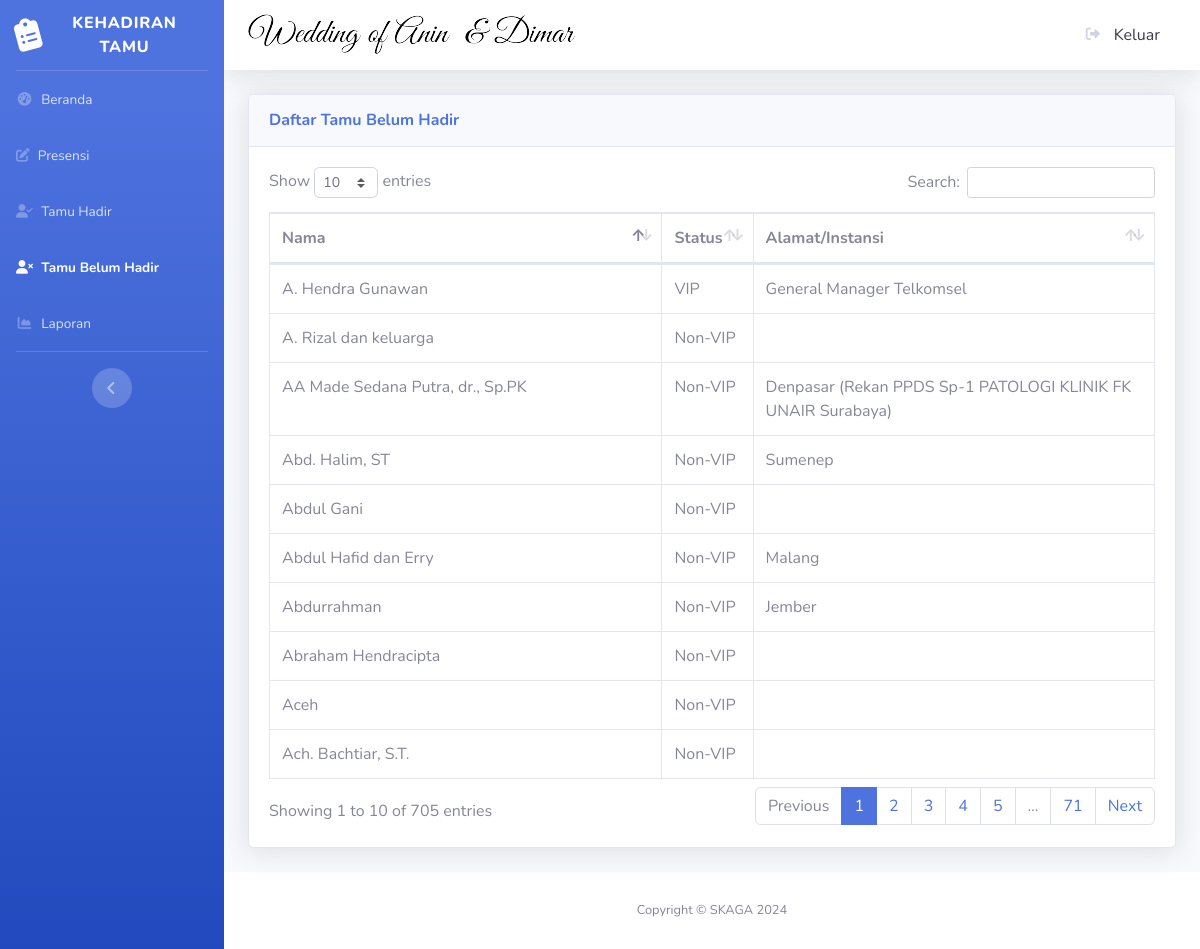
Screenshot of /tidakhadir.php (signed in) with the database file from the repository.
### tables this page shows
CREATE TABLE `tamu` (
  `id_tamu` int(11) NOT NULL,
  `nama_tamu` varchar(225) NOT NULL,
  `alamat` varchar(225) NOT NULL,
  `status` enum('Non-VIP','VIP') NOT NULL,
  `kehadiran` enum('Hadir','Tidak Hadir') NOT NULL,
  `waktu` time NOT NULL
);

### tidakhadir.php (the view, shortened to what this page needs)
<?php
include("ceklogin.php");
$hitungtamu2 = mysqli_query($koneksi, "SELECT * FROM tamu WHERE kehadiran='Tidak Hadir'");
?>
<!DOCTYPE html>
<html lang="en">
<head>
    <link href="vendor/fontawesome-free/css/all.min.css" rel="stylesheet" type="text/css">
    <link rel="stylesheet" href="https://cdnjs.cloudflare.com/ajax/libs/font-awesome/6.5.2/css/all.min.css" />
    <link href="css/sb-admin-2.min.css" rel="stylesheet">
    <link href="vendor/datatables/dataTables.bootstrap4.min.css" rel="stylesheet">
</head>
<body id="page-top">
    <div id="wrapper">
        <ul class="navbar-nav bg-gradient-primary sidebar sidebar-dark accordion" id="accordionSidebar">
            <a class="sidebar-brand d-flex align-items-center justify-content-center" href="index.php">
                <div class="sidebar-brand-icon rotate-n-15">
                    <i class="fa-solid fa-clipboard-list"></i>
                </div>
                <div class="sidebar-brand-text mx-3">KEHADIRAN TAMU</div>
            </a>
            <hr class="sidebar-divider my-0">
            <li class="nav-item">
                <a class="nav-link" href="index.php">
                    <i class="fas fa-fw fa-tachometer-alt"></i>
                    <span>Beranda</span></a>
            </li>
            <li class="nav-item">
                <a class="nav-link" href="presensi.php">
                    <i class="fas fa-pen-to-square"></i>
                    <span>Presensi</span></a>
            </li>
            <li class="nav-item ">
                <a class="nav-link" href="absensi.php">
                <i class="fa-solid fa-user-check "></i>
                    <span>Tamu Hadir</span></a>
            </li>
            <li class="nav-item active">
                <a class="nav-link" href="tidakhadir.php">
                <i class="fa-solid fa-user-xmark     "></i>
                    <span>Tamu Belum Hadir</span></a>
            </li>
            <li class="nav-item">
                <a class="nav-link" href="laporan.php">
                    <i class="fas fa-fw fa-chart-area"></i>
                    <span>Laporan</span></a>
            </li>
            <hr class="sidebar-divider d-none d-md-block">
            <div class="text-center d-none d-md-inline">
                <button class="rounded-circle border-0" id="sidebarToggle"></button>
            </div>
        </ul>
        <div id="content-wrapper" class="d-flex flex-column">
            <div id="content">
                <nav class="navbar navbar-expand navbar-light bg-white topbar mb-4 static-top shadow">
                    <img src="img/header.png" alt="nikah">
                    <ul class="navbar-nav ml-auto">
                        <a class="dropdown-item" href="#" data-toggle="modal" data-target="#logoutModal">
                            <i class="fas fa-sign-out-alt fa-sm fa-fw mr-2 text-gray-400"></i>
                            Keluar
                        </a>
                    </ul>
                </nav>
                <div class="container-fluid">
                    <div class="card shadow mb-4">
                        <div class="card-header py-3">
                            <h6 class="m-0 font-weight-bold text-primary">Daftar Tamu Belum Hadir</h6>
                        </div>
                        <div class="card-body">
                            <div class="table-responsive">
                                <table class="table table-bordered" id="dataTable" width="100%" cellspacing="0">
                                    <thead>
                                        <tr>
                                            <th>Nama</th>
                                            <th>Status</th>
                                            <th>Alamat/Instansi</th>
                                        </tr>
                                    </thead>
                                    <tbody>
                                    <?php
                                    while ($p = mysqli_fetch_array($hitungtamu2)) {
                                        $id_tamu = $p['id_tamu'];
                                        $nama_tamu = $p['nama_tamu'];
                                        $status = $p['status'];
                                        $alamat = $p['alamat'];
                                    ?>
                                    <tr data-id="<?=$id_tamu;?>">
                                        <td><?=$nama_tamu;?></td>
                                        <td><?=$status;?></td>
                                        <td><?=$alamat;?></td>
                                    </tr>
                                    <?php
                                    }
                                    ?>
                                    </tbody>
                                </table>
                            </div>
                        </div>
                    </div>
                </div>
            </div>
            <footer class="sticky-footer bg-white">
                <div class="container my-auto">
                    <div class="copyright text-center my-auto">
                        <span>Copyright &copy; SKAGA 2024</span>
                    </div>
                </div>
            </footer>
        </div>
    </div>
</body>
</html>

### rows the page displays
tamu: nama_tamu "A. Hendra Gunawan", status "VIP", alamat "General Manager Telkomsel"
tamu: nama_tamu "AA Made Sedana Putra, dr., Sp.PK", status "Non-VIP", alamat "Denpasar (Rekan PPDS Sp-1 PATOLOGI KLINIK FK UNAIR Surabaya)"
tamu: nama_tamu "Abd. Halim, ST", status "Non-VIP", alamat "Sumenep"
tamu: nama_tamu "Abdul Hafid dan Erry", status "Non-VIP", alamat "Malang"
tamu: nama_tamu "Abdurrahman", status "Non-VIP", alamat "Jember"
tamu: nama_tamu "Ach. Bachtiar, S.T.", status "Non-VIP"
tamu: nama_tamu "Abraham Hendracipta", status "Non-VIP"
tamu: nama_tamu "Abdul Gani", status "Non-VIP"
tamu: nama_tamu "Aceh", status "Non-VIP"
tamu: nama_tamu "A. Rizal dan keluarga", status "Non-VIP"
